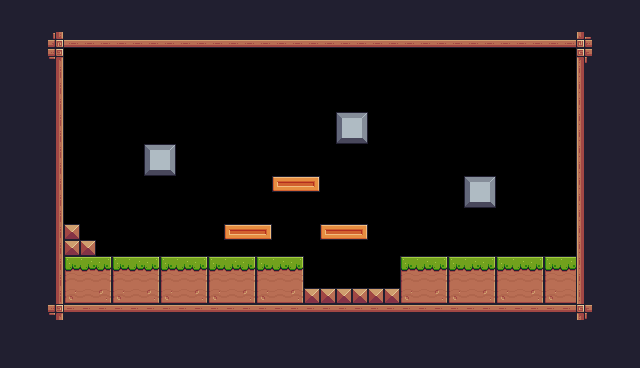

A 2D game scene composited from a Tiled map and its tileset images. What follows is a short description and the map's XML, with every tile layer's data as written:
An orthogonal 40x23 tile map with 16x16 px tiles, 1 tile layer (Level-01) and 21 objects (6x Platform, 4x Fruit, Player, Saw, Checkpoint).

<map version="1.10" tiledversion="1.11.0" orientation="orthogonal" renderorder="right-down" width="40" height="23" tilewidth="16" tileheight="16" infinite="0" nextlayerid="5" nextobjectid="31">
 <properties>
  <property name="isVertical" type="bool" value="false" />
  <property name="offNeg" type="float" value="0" />
 </properties>
 <tileset firstgid="1" source="Pixel Adventure.tsx" />
 <layer id="1" name="Level-01" class="Platform" width="40" height="23">
  <data encoding="csv">
24,24,24,24,24,24,24,24,24,24,24,24,24,24,24,24,24,24,24,24,24,24,24,24,24,24,24,24,24,24,24,24,24,24,24,24,24,24,24,24,
24,24,24,24,24,24,24,24,24,24,24,24,24,24,24,24,24,24,24,24,24,24,24,24,24,24,24,24,24,24,24,24,24,24,24,24,24,24,24,24,
24,24,112,135,134,134,134,134,134,134,134,134,134,134,134,134,134,134,134,134,134,134,134,134,134,134,134,134,134,134,134,134,134,134,134,134,133,24,24,24,
24,24,24,91,0,0,0,0,0,0,0,0,0,0,0,0,0,0,0,0,0,0,0,0,0,0,0,0,0,0,0,0,0,0,0,0,89,24,24,24,
24,24,24,113,0,0,0,0,0,0,0,0,0,0,0,0,0,0,0,0,0,0,0,0,0,0,0,0,0,0,0,0,0,0,0,0,111,24,24,24,
24,24,24,113,0,0,0,0,0,0,0,0,0,0,0,0,0,0,0,0,0,0,0,0,0,0,0,0,0,0,0,0,0,0,0,0,111,24,24,24,
24,24,24,113,0,0,0,0,0,0,0,0,0,0,0,0,0,0,0,0,0,0,0,0,0,0,0,0,0,0,0,0,0,0,0,0,111,24,24,24,
24,24,24,113,0,0,0,0,0,0,0,0,0,0,0,0,0,0,0,0,0,124,125,0,0,0,0,0,0,0,0,0,0,0,0,0,111,24,24,24,
24,24,24,113,0,0,0,0,0,0,0,0,0,0,0,0,0,0,0,0,0,146,147,0,0,0,0,0,0,0,0,0,0,0,0,0,111,24,24,24,
24,24,24,113,0,0,0,0,0,124,125,0,0,0,0,0,0,0,0,0,0,0,0,0,0,0,0,0,0,0,0,0,0,0,0,0,111,24,24,24,
24,24,24,113,0,0,0,0,0,146,147,0,0,0,0,0,0,0,0,0,0,0,0,0,0,0,0,0,0,0,0,0,0,0,0,0,111,24,24,24,
24,24,24,113,0,0,0,0,0,0,0,0,0,0,0,0,0,189,190,191,0,0,0,0,0,0,0,0,0,124,125,0,0,0,0,0,111,24,24,24,
24,24,24,113,0,0,0,0,0,0,0,0,0,0,0,0,0,0,0,0,0,0,0,0,0,0,0,0,0,146,147,0,0,0,0,0,111,24,24,24,
24,24,24,113,0,0,0,0,0,0,0,0,0,0,0,0,0,0,0,0,0,0,0,0,0,0,0,0,0,0,0,0,0,0,0,0,111,24,24,24,
24,24,24,113,35,0,0,0,0,0,0,0,0,0,189,190,191,0,0,0,189,190,191,0,0,0,0,0,0,0,0,0,0,0,0,0,111,24,24,24,
24,24,24,113,35,35,0,0,0,0,0,0,0,0,0,0,0,0,0,0,0,0,0,0,0,0,0,0,0,0,0,0,0,0,0,0,111,24,24,24,
24,24,24,113,7,8,9,7,8,9,7,8,9,7,8,9,7,8,9,0,0,0,0,0,0,7,8,9,7,8,9,7,8,9,7,8,111,24,24,24,
24,24,24,113,29,30,31,29,30,31,29,30,31,29,30,31,29,30,31,0,0,0,0,0,0,29,30,31,29,30,31,29,30,31,29,30,111,24,24,24,
24,24,24,113,51,52,53,51,52,53,51,52,53,51,52,53,51,52,53,35,35,35,35,35,35,51,52,53,51,52,53,51,52,53,51,52,111,24,24,24,
24,24,24,91,90,90,90,90,90,90,90,90,90,90,90,90,90,90,90,90,90,90,90,90,90,90,90,90,90,90,90,90,90,90,90,90,89,24,24,24,
24,24,24,24,24,24,24,24,24,24,24,24,24,24,24,24,24,24,24,24,24,24,24,24,24,24,24,24,24,24,24,24,24,24,24,24,24,24,24,24,
24,24,24,24,24,24,24,24,24,24,24,24,24,24,24,24,24,24,24,24,24,24,24,24,24,24,24,24,24,24,24,24,24,24,24,24,24,24,24,24,
24,24,24,24,24,24,24,24,24,24,24,24,24,24,24,24,24,24,24,24,24,24,24,24,24,24,24,24,24,24,24,24,24,24,24,24,24,24,24,24
</data>
 </layer>
 <objectgroup id="2" name="Spawnpoints">
  <object id="1" name="Player" type="Player" x="161.682" y="199.818" width="31.4545" height="32.7273" />
  <object id="18" name="Apple" type="Fruit" x="272" y="138.5" width="32" height="32" />
  <object id="19" name="Kiwi" type="Fruit" x="337" y="79" width="32" height="32" />
  <object id="20" name="Orange" type="Fruit" x="144.5" y="107.5" width="32" height="32" />
  <object id="21" name="Bananas" type="Fruit" x="464" y="137" width="32.5" height="32.5" />
  <object id="25" type="Saw" x="395" y="155.5" width="38" height="38">
   <properties>
    <property name="isVertical" type="bool" value="true" />
    <property name="offNeg" type="float" value="3" />
    <property name="offPos" type="float" value="3" />
   </properties>
  </object>
  <object id="30" type="Checkpoint" x="507.5" y="189.5" width="64" height="64" />
 </objectgroup>
 <objectgroup id="3" name="Collisions" class="Saw">
  <object id="4" x="64" y="256.5" width="240.5" height="48" />
  <object id="5" x="400.5" y="256" width="176" height="48.5" />
  <object id="6" x="53" y="32.5" width="10.5" height="288.5" />
  <object id="7" x="46.5" y="40" width="545.5" height="7.5" />
  <object id="8" x="577" y="32" width="7" height="288" />
  <object id="9" x="304.5" y="287.5" width="96" height="17.5" />
  <object id="10" x="64" y="224.5" width="16.5" height="31.5" />
  <object id="11" x="81.5" y="240.5" width="13.5" height="16" />
  <object id="12" type="Platform" x="337" y="112" width="30.5" height="32" />
  <object id="13" type="Platform" x="144.5" y="143.5" width="31" height="33.5" />
  <object id="14" type="Platform" x="465" y="176" width="31.5" height="32.5" />
  <object id="15" type="Platform" x="224.5" y="224.5" width="47.5" height="16.5" />
  <object id="16" type="Platform" x="271.75" y="175.75" width="47.5" height="16.5" />
  <object id="17" type="Platform" x="321.25" y="224.25" width="47.5" height="16.5" />
 </objectgroup>
</map>
